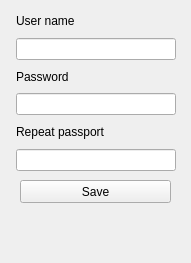
<?xml version="1.0" encoding="UTF-8"?>
<ui version="4.0">
 <class>Form</class>
 <widget class="QWidget" name="Form">
  <property name="geometry">
   <rect>
    <x>0</x>
    <y>0</y>
    <width>191</width>
    <height>263</height>
   </rect>
  </property>
  <property name="windowTitle">
   <string>Form</string>
  </property>
  <widget class="QWidget" name="verticalLayoutWidget">
   <property name="geometry">
    <rect>
     <x>16</x>
     <y>10</y>
     <width>160</width>
     <height>161</height>
    </rect>
   </property>
   <layout class="QVBoxLayout" name="verticalLayout">
    <item>
     <widget class="QLabel" name="label">
      <property name="styleSheet">
       <string notr="true">font: 14pt &quot;Times New Roman&quot;;</string>
      </property>
      <property name="text">
       <string>User name </string>
      </property>
     </widget>
    </item>
    <item>
     <widget class="QLineEdit" name="Edit_user_name"/>
    </item>
    <item>
     <widget class="QLabel" name="label_2">
      <property name="styleSheet">
       <string notr="true">font: 14pt &quot;Times New Roman&quot;;</string>
      </property>
      <property name="text">
       <string>Password</string>
      </property>
     </widget>
    </item>
    <item>
     <widget class="QLineEdit" name="Edit_password"/>
    </item>
    <item>
     <widget class="QLabel" name="label_3">
      <property name="styleSheet">
       <string notr="true">font: 14pt &quot;Times New Roman&quot;;</string>
      </property>
      <property name="text">
       <string>Repeat passport</string>
      </property>
     </widget>
    </item>
    <item>
     <widget class="QLineEdit" name="Edit_repeat_password"/>
    </item>
   </layout>
  </widget>
  <widget class="QPushButton" name="pushButton_2">
   <property name="geometry">
    <rect>
     <x>20</x>
     <y>180</y>
     <width>151</width>
     <height>23</height>
    </rect>
   </property>
   <property name="text">
    <string>Save</string>
   </property>
  </widget>
  <widget class="QLabel" name="label_4">
   <property name="geometry">
    <rect>
     <x>26</x>
     <y>210</y>
     <width>141</width>
     <height>20</height>
    </rect>
   </property>
   <property name="text">
    <string/>
   </property>
  </widget>
 </widget>
 <resources/>
 <connections/>
</ui>
